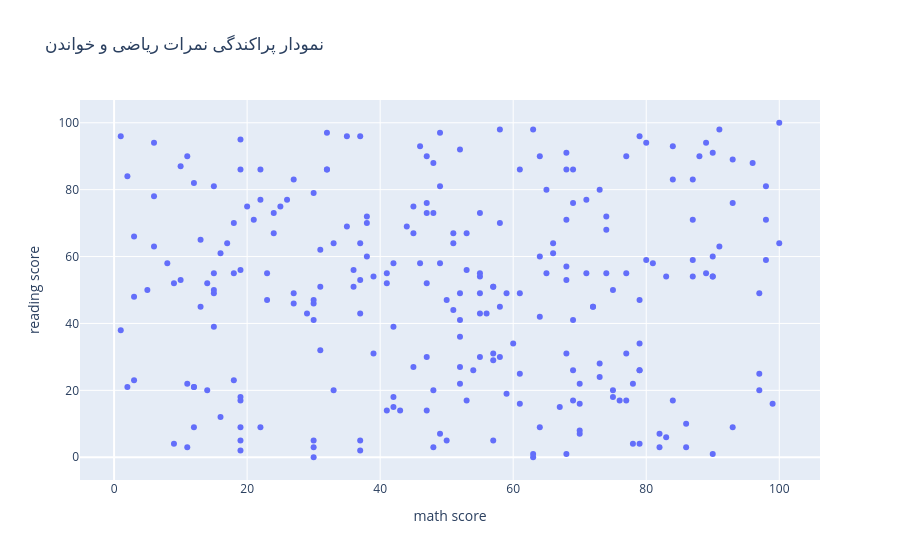

Notebook code for this chart:
### Markdown cell above
<p dir=rtl style="direction: rtl; text-align: justify; line-height:200%; font-family:vazir; font-size:medium">
<font face="vazir" size=3>
 لطفا فقط قسمتهایی که روبروی آنها <code>None</code> نوشته شده است را تغییر دهید و مورد دیگری را اضافه نکنید و تغییر ندهید زیرا نمودار شما توسط سیستم داوری بررسی میشود و تغییر در این قسمت ممکن است باعث عدم داوری صحیح شود.



</font>
</p>

### Code cell
fig = px.scatter(df, x="math score", y="reading score", title="نمودار پراکندگی نمرات ریاضی و خواندن")

fig.show()

### Figure 1 — Plotly figure (JSON) as saved in the notebook; plotly's stock layout.template omitted (floating-point values rounded to 4 significant figures; data arrays with more than 128 entries replaced by an {"elided": "..."} marker saying what was removed)
{"data": [{"hovertemplate": "math score=%{x}<br>reading score=%{y}<extra></extra>", "legendgroup": "", "marker": {"color": "#636efa", "symbol": "circle"}, "mode": "markers", "name": "", "orientation": "v", "showlegend": false, "type": "scatter", "x": {"elided": "250 int values"}, "xaxis": "x", "y": {"elided": "250 int values"}, "yaxis": "y"}], "layout": {"legend": {"tracegroupgap": 0}, "title": {"text": "نمودار پراکندگی نمرات ریاضی و خواندن"}, "xaxis": {"anchor": "y", "domain": [0, 1], "title": {"text": "math score"}}, "yaxis": {"anchor": "x", "domain": [0, 1], "title": {"text": "reading score"}}}}
